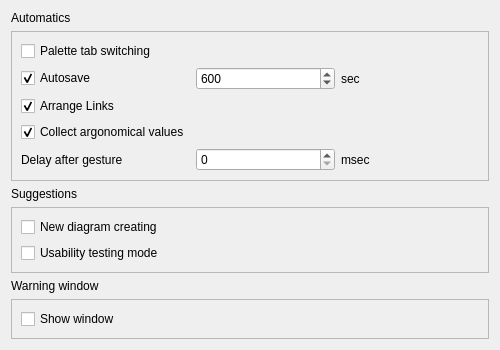
<?xml version="1.0" encoding="UTF-8"?>
<ui version="4.0">
 <class>PreferencesBehaviourPage</class>
 <widget class="QWidget" name="PreferencesBehaviourPage">
  <property name="geometry">
   <rect>
    <x>0</x>
    <y>0</y>
    <width>500</width>
    <height>340</height>
   </rect>
  </property>
  <property name="sizePolicy">
   <sizepolicy hsizetype="Expanding" vsizetype="Expanding">
    <horstretch>0</horstretch>
    <verstretch>0</verstretch>
   </sizepolicy>
  </property>
  <layout class="QVBoxLayout" name="verticalLayout">
   <item>
    <widget class="QLabel" name="label_7">
     <property name="text">
      <string>Automatics</string>
     </property>
    </widget>
   </item>
   <item>
    <widget class="QFrame" name="frame_5">
     <property name="sizePolicy">
      <sizepolicy hsizetype="Preferred" vsizetype="Preferred">
       <horstretch>0</horstretch>
       <verstretch>0</verstretch>
      </sizepolicy>
     </property>
     <property name="frameShape">
      <enum>QFrame::StyledPanel</enum>
     </property>
     <property name="frameShadow">
      <enum>QFrame::Raised</enum>
     </property>
     <layout class="QGridLayout" name="gridLayout">
      <item row="0" column="0" colspan="3">
       <widget class="QCheckBox" name="paletteTabCheckBox">
        <property name="text">
         <string>Palette tab switching</string>
        </property>
       </widget>
      </item>
      <item row="1" column="0">
       <widget class="QCheckBox" name="autoSaveCheckBox">
        <property name="text">
         <string>Autosave</string>
        </property>
        <property name="checked">
         <bool>true</bool>
        </property>
       </widget>
      </item>
      <item row="1" column="1">
       <widget class="QSpinBox" name="autoSaveSpinBox">
        <property name="minimum">
         <number>1</number>
        </property>
        <property name="maximum">
         <number>10000</number>
        </property>
        <property name="singleStep">
         <number>1</number>
        </property>
        <property name="value">
         <number>600</number>
        </property>
       </widget>
      </item>
      <item row="1" column="2">
       <widget class="QLabel" name="autoSaveLabel">
        <property name="text">
         <string>sec</string>
        </property>
       </widget>
      </item>
      <item row="2" column="0" colspan="2">
       <widget class="QCheckBox" name="arrangeLinksCheckBox">
        <property name="text">
         <string>Arrange Links</string>
        </property>
        <property name="checked">
         <bool>true</bool>
        </property>
       </widget>
      </item>
      <item row="4" column="0">
       <widget class="QLabel" name="gestureDelayLabel">
        <property name="text">
         <string>Delay after gesture</string>
        </property>
       </widget>
      </item>
      <item row="4" column="1">
       <widget class="QSpinBox" name="gestureDelaySpinBox">
        <property name="maximum">
         <number>100000</number>
        </property>
        <property name="singleStep">
         <number>10</number>
        </property>
       </widget>
      </item>
      <item row="4" column="2">
       <widget class="QLabel" name="gestureDelayTimeUnitLabel">
        <property name="text">
         <string>msec</string>
        </property>
       </widget>
      </item>
      <item row="3" column="0">
       <widget class="QCheckBox" name="collectArgonomicalValuesCheckBox">
        <property name="text">
         <string>Collect argonomical values</string>
        </property>
        <property name="checked">
         <bool>true</bool>
        </property>
       </widget>
      </item>
     </layout>
    </widget>
   </item>
   <item>
    <widget class="QLabel" name="label_8">
     <property name="text">
      <string>Suggestions</string>
     </property>
    </widget>
   </item>
   <item>
    <widget class="QFrame" name="frame_6">
     <property name="frameShape">
      <enum>QFrame::StyledPanel</enum>
     </property>
     <property name="frameShadow">
      <enum>QFrame::Raised</enum>
     </property>
     <layout class="QGridLayout" name="gridLayout_2">
      <item row="0" column="0">
       <widget class="QCheckBox" name="diagramCreateCheckBox">
        <property name="text">
         <string>New diagram creating</string>
        </property>
       </widget>
      </item>
      <item row="1" column="0">
       <widget class="QCheckBox" name="usabilityModeCheckBox">
        <property name="text">
         <string>Usability testing mode</string>
        </property>
       </widget>
      </item>
     </layout>
    </widget>
   </item>
   <item>
    <widget class="QLabel" name="label_41">
     <property name="text">
      <string>Warning window</string>
     </property>
    </widget>
   </item>
   <item>
    <widget class="QFrame" name="frame_17">
     <property name="frameShape">
      <enum>QFrame::StyledPanel</enum>
     </property>
     <property name="frameShadow">
      <enum>QFrame::Raised</enum>
     </property>
     <layout class="QGridLayout" name="gridLayout_3">
      <item row="0" column="0">
       <widget class="QCheckBox" name="warningWindowBox">
        <property name="text">
         <string>Show window</string>
        </property>
       </widget>
      </item>
     </layout>
    </widget>
   </item>
   <item>
    <spacer name="verticalSpacer">
     <property name="orientation">
      <enum>Qt::Vertical</enum>
     </property>
     <property name="sizeHint" stdset="0">
      <size>
       <width>20</width>
       <height>40</height>
      </size>
     </property>
    </spacer>
   </item>
  </layout>
 </widget>
 <resources/>
 <connections/>
</ui>
